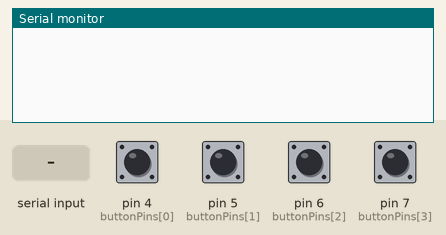
The sketch below on a simulated Arduino Uno, built with avr-gcc and run on an emulated ATmega328P. Shown: the last lines printed to the serial monitor. The test bench sets the inputs (shaded band); at power-on: pin 4 (buttonPins[0]), pin 5 (buttonPins[1]), pin 6 (buttonPins[2]), pin 7 (buttonPins[3]) HIGH.

Above: at 1.2 s.
1.3 s: pin 4 (buttonPins[0]) pulled LOW for 0.15 s
At 2.5 s:
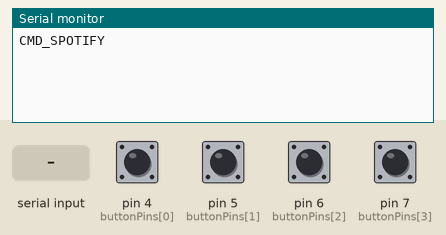
2.9 s: pin 5 (buttonPins[1]) pulled LOW for 0.15 s
At 3.9 s:
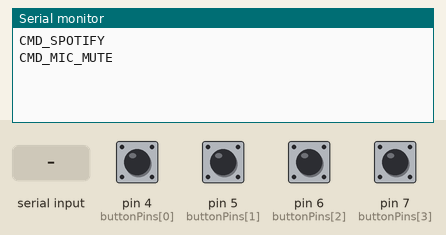
4.5 s: pin 6 (buttonPins[2]) pulled LOW for 0.15 s
At 5.1 s:
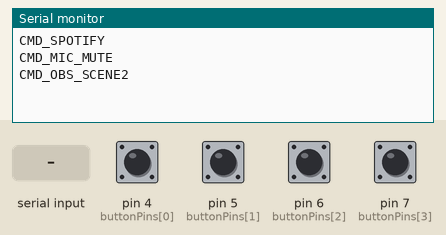
6.1 s: pin 7 (buttonPins[3]) pulled LOW for 0.15 s
At 7.3 s:
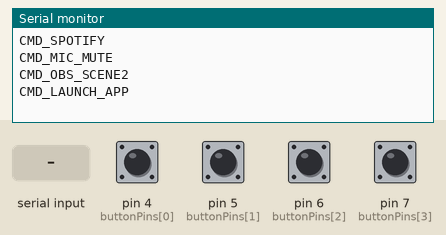
7.7 s: "WHO_ARE_YOU\n" received over Serial
At 8.8 s:
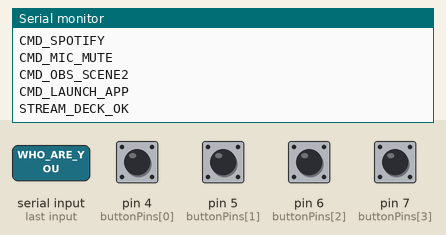

Measured:
- after the input at 1.3 s, the serial monitor: prints a new line at once (image 1)
- after the input at 2.9 s, the serial monitor: prints a new line at once (image 2)
- after the input at 4.5 s, the serial monitor: prints a new line at once (image 3)
- after the input at 6.1 s, the serial monitor: prints a new line at once (image 4)
- after the input at 7.7 s, the serial monitor: prints a new line at once (image 5)

The sketch:

Code.ino
```cpp
#include <Arduino.h>

// Definícia pinov, na ktorých sú pripojené tlačidlá (upravte podľa vlastného zapojenia)
const int buttonPins[] = {4, 5, 6, 7};

// Príkazy, ktoré sa pošlú cez USB Serial pri stlačení príslušného tlačidla
const char* buttonCommands[] = {
  "CMD_SPOTIFY",
  "CMD_MIC_MUTE",
  "CMD_OBS_SCENE2",
  "CMD_LAUNCH_APP"
};

const int numButtons = 4;

// Uchovávanie predchádzajúceho stavu pre detekciu stlačenia a ošetrenie zákmisu (debounce)
bool lastState[4] = {HIGH, HIGH, HIGH, HIGH};
unsigned long lastDebounceTime[4] = {0, 0, 0, 0};
const unsigned long debounceDelay = 50; // milisekundy

void setup() {
  // Inicializácia sériovej komunikácie (rýchlosť musí sedieť s Pythonom)
  Serial.begin(115200);

  // Počkanie na otvorenie sériového portu (užitočné pre dosky s natívnym USB ako ESP32-S3 / RP2040)
  while (!Serial) {
    delay(10);
  }

  // Nastavenie pinov ako vstupy s vnútorným pull-up rezistorom (tlačidlo spína na GND)
  for (int i = 0; i < numButtons; i++) {
    pinMode(buttonPins[i], INPUT_PULLUP);
  }
}

void loop() {
  // 1. Spracovanie požiadaviek na identifikáciu od Pythonu (Handshake)
  if (Serial.available() > 0) {
    String incoming = Serial.readStringUntil('\n');
    incoming.trim();

    // Ak sa Python opýta "Kto si?", mikrokontrolér odpovie dohodnutým heslom
    if (incoming == "WHO_ARE_YOU") {
      Serial.println("STREAM_DECK_OK");
    }
  }

  // 2. Čítanie fyzických tlačidiel
  for (int i = 0; i < numButtons; i++) {
    bool currentState = digitalRead(buttonPins[i]);

    // Ak sa stav tlačidla zmenil
    if (currentState != lastState[i]) {
      // Skontrolujeme debounce limit
      if (millis() - lastDebounceTime[i] > debounceDelay) {
        lastDebounceTime[i] = millis();

        // Pri zapojenom INPUT_PULLUP znamená LOW stlačenie tlačidla
        if (currentState == LOW) {
          Serial.println(buttonCommands[i]);
        }
      }
    }
    lastState[i] = currentState;
  }
}
```
